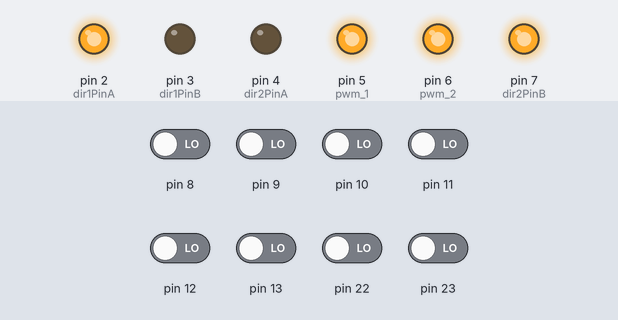
The sketch below on a simulated Arduino Uno, built with avr-gcc and run on an emulated ATmega328P. Shown: output pins drawn as LEDs (lit = HIGH). Inputs (shaded band) come from the test bench; at power-on: pin 8–13, pin 22, pin 23 LOW.

Above: at 4.2 s.
4.3 s: pin 8 driven HIGH and pin 13 driven HIGH
At 5.5 s:
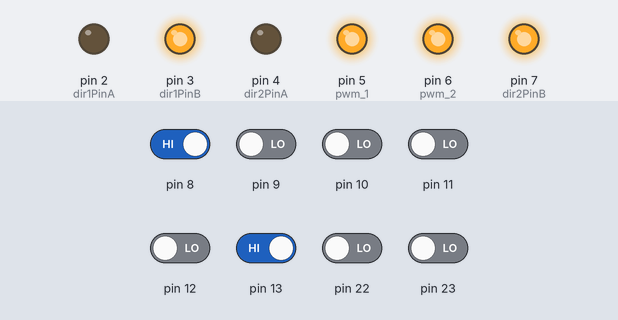
5.8 s: pin 8 driven LOW
At 6.7 s:
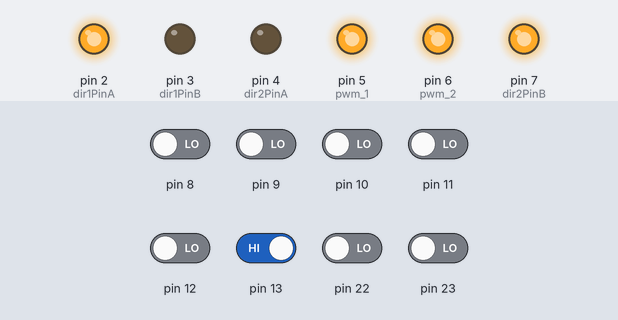
7.3 s: pin 12 driven HIGH
At 7.8 s:
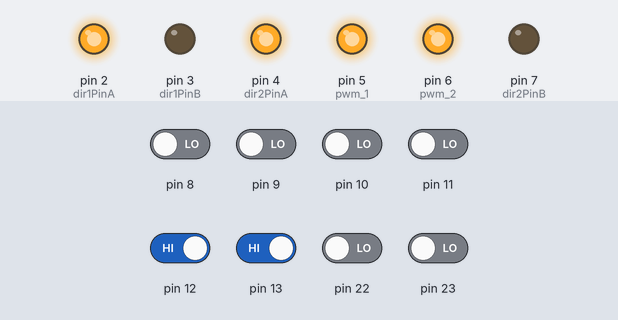
8.8 s: pin 12 driven LOW
At 10.2 s:
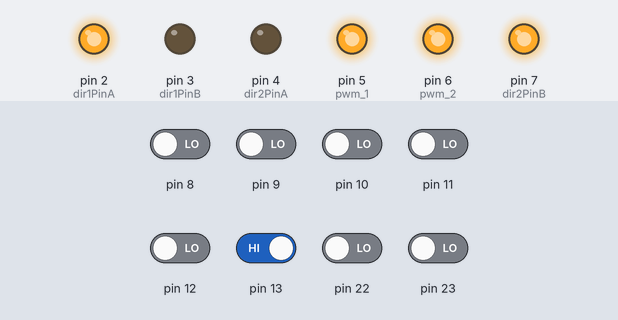
Timing chart, 0 to 11.3 s (numbered marks = the images above; inputs shaded):
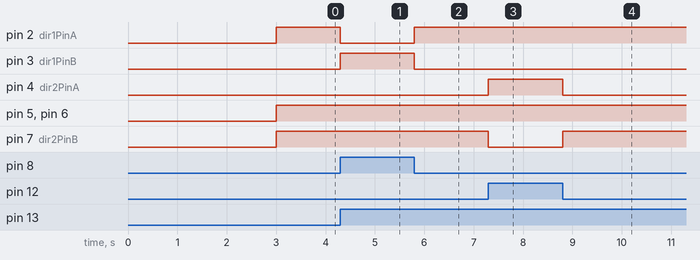

The sketch:

maybe_final_line_tracer.ino
```cpp
//#define debug
//////#define debug1
//#define WANT
#define pwm_high 255
#define pwm_low 215
const int mod1 = 8;
const int mod2 = 9;
const int mod3 = 10;
const int mod4 = 11;
const int mod5 = 12;
const int pwm_1 = 5;
const int pwm_2 = 6;
const int dir1PinA = 2;
const int dir1PinB = 3;


const int dir2PinA = 4;
const int dir2PinB = 7;


void serialprint()
{

  Serial.println(PINB, BIN);
  Serial.println("_______________________");
  //delay (400);
}


void backward()
{ digitalWrite(4, HIGH);
  digitalWrite(7, LOW );
  digitalWrite(2, LOW );
  digitalWrite(3, HIGH);
}


void forward()
{
  digitalWrite(4, LOW);
  digitalWrite(7, HIGH);
  digitalWrite(2, HIGH );
  digitalWrite(3, LOW);
}

void leftBack()
{
  digitalWrite(4, HIGH);
  digitalWrite(7, LOW);
  digitalWrite(2, HIGH );
  digitalWrite(3, LOW);
}

void rightBack()
{
  digitalWrite(4, LOW);
  digitalWrite(7, HIGH);
  digitalWrite(2, LOW );
  digitalWrite(3, HIGH);
}

////////////////////////////////////////////
void a()
{
  analogWrite(pwm_1, pwm_high);
  analogWrite(pwm_2, pwm_high);
  forward();
}

void b()
{ analogWrite(pwm_1, pwm_high);
  analogWrite(pwm_2, pwm_low);
  forward();
}
void c()
{ analogWrite(pwm_1, pwm_high);
  analogWrite(pwm_2, pwm_high);
  leftBack();
}
//void d()
//{ analogWrite(pwm_1, pwm_high);
//  analogWrite(pwm_2, pwm_high);
//  leftBack();
//}
//void e()
//{ analogWrite(pwm_1, pwm_high);
//  analogWrite(pwm_2, pwm_high);
//  leftBack();
//}
//void f()
//{ analogWrite(pwm_1, pwm_high);
//  analogWrite(pwm_2, pwm_low);
//  forward();
//}
//void g()
//{ analogWrite(pwm_1, pwm_high);
//  analogWrite(pwm_2, pwm_low);
//  forward();
//}
//void h()
//{ analogWrite(pwm_1, pwm_high);
//  analogWrite(pwm_2, pwm_high);
//  leftBack();
//}
//void i1()
//{
//  analogWrite(pwm_1, pwm_high)  ;
//  analogWrite(pwm_2, pwm_high);
//  leftBack();
//}
void j()
{
  analogWrite(pwm_2, pwm_high);
  analogWrite(pwm_1, 160);
  forward();
}
//void k()
//{ analogWrite(pwm_2, pwm_high);
//  analogWrite(pwm_1, pwm_high);
//  rightBack();
//}
void l()
{ analogWrite(pwm_2, pwm_high);
  analogWrite(pwm_1, pwm_high);
  rightBack();
}
//void m()
//{ analogWrite(pwm_2, pwm_high);
//  analogWrite(pwm_1, pwm_low);
//  forward();
//}
//void n()
//{ analogWrite(pwm_2, pwm_high);
//  analogWrite(pwm_1, pwm_high);
//  rightBack();
//}
//void o()
//{ analogWrite(pwm_2, pwm_high);
//  analogWrite(pwm_1, pwm_high);
//  rightBack();
//}
////void p()
//{ analogWrite(pwm_1, pwm_high);
//  analogWrite(pwm_2, pwm_high);
//  forward();
//}
void q1()
{ analogWrite(pwm_1, pwm_high);
  analogWrite(pwm_2, pwm_high);
  backward();
}

/////////////////////////////////////////////

unsigned long int val = 0b00000000;

void setup() {

  Serial.begin(9600);

  pinMode(pwm_1, OUTPUT);
  pinMode(pwm_2, OUTPUT);
  pinMode(dir1PinA, OUTPUT);
  pinMode(dir2PinA, OUTPUT);
  pinMode(dir1PinB, OUTPUT);
  pinMode(dir2PinB, OUTPUT);
  DDRB = 0x00;

  delay(3000);
}

void loop() {
#ifdef debug
  serialprint();
#endif

  uint8_t val = PINB;

#ifdef debug1
  Serial.println(ch);
#endif

  switch (val)
  { //////////////////////////
    case 0b00110001 : a();
#ifdef WANT
      Serial.println("FORWARD");
#endif

      break;
    //////////////////////////
    case 0b00111001 :  b();
#ifdef WANT
      Serial.println("SLEFT");
#endif
      break;
    //////////////////////////
    case 0b00110010  : c();
#ifdef WANT
      Serial.println("angle3");
#endif
      break;
    ///////////////////////////
    //    case 4  : d();
    //      break;
    case 0b00111000  : c();
#ifdef WANT
      Serial.println("hleft");
#endif
      break;
    /////////////////////////////
    //    case 0b00010011  : f();
    //      break;
    case 0b00111100  : b();
#ifdef WANT
      Serial.println("Sleft");
#endif
      break;
    ////////////////////////////////
    case 0b00111110 : c();
#ifdef WANT
      Serial.println("hleft");
#endif
      break;
    /////////////////////////////////
    case 0b00110000 : while (val != 0b00100001 && val != 0b00100011)
      { val = PINB;
        if (val == 0b00100000)
          break;
        c();
#ifdef WANT
        Serial.println("inside hleft");
#endif
      }
#ifdef WANT
      Serial.println("HARD LEFT");
#endif
      break;
    ////////////////////////////////
    case 0b00110011 : j();
#ifdef WANT
      Serial.println("SRIGHT");
#endif

      break;
    ////////////////////////////////////
    case 0b00100011  : while (val != 0b00100011)
      {
        val = PINB;
        if (val == 0b00100000)
          break;
        l();
#ifdef WANT
        Serial.println("inside hright(2)");
#endif
      }
#ifdef WANT
      Serial.println("hRIGHT");
#endif
      break;
    ///////////////////////////////////
    case 0b00101001  : l();
#ifdef WANT
      Serial.println("hRIGHT");
#endif
      break;
    //////////////////////////////////
    case 0b00100111 : b();
#ifdef WANT
      Serial.println("SRIGHT");
#endif
      break;
    //////////////////////////////////
    case 0b00101111 : l();
#ifdef WANT
      Serial.println("hRIGHT");
#endif
      break;
    //////////////////////////////////

    case 0b00100001 : while (val != 0b00110000 && val != 0b00111000)
      {
        val = PINB;
        if (val == 0b00100000)
          break;
        l();
#ifdef WANT
        Serial.println("inside hright");
#endif
      }
#ifdef WANT
      Serial.println("hRIGHT");
#endif
      break;
    //////////////////////////////////
    case 0b00100000 : a();
#ifdef WANT
      Serial.println("ALL UNDER BLACK");
#endif
      break;
    //////////////////////////////////
    default: a();
#ifdef WANT
      Serial.println("ALL UNDER WHITE");
#endif
      /////////////////////////////////
  }

#ifdef SERIAL_DEBUG
  Serial.print("current state :::   ");
  Serial.println(curstate);
#endif
  delay(0);
}
```

Measured:
- after the input at 4.3 s, pin 2 (dir1PinA): HIGH → LOW at once; pin 3 (dir1PinB): LOW → HIGH at once
- after the input at 5.8 s, pin 2 (dir1PinA): LOW → HIGH at once; pin 3 (dir1PinB): HIGH → LOW at once
- after the input at 7.3 s, pin 4 (dir2PinA): LOW → HIGH at once; pin 7 (dir2PinB): HIGH → LOW at once
- after the input at 8.8 s, pin 4 (dir2PinA): HIGH → LOW at once; pin 7 (dir2PinB): LOW → HIGH at once
